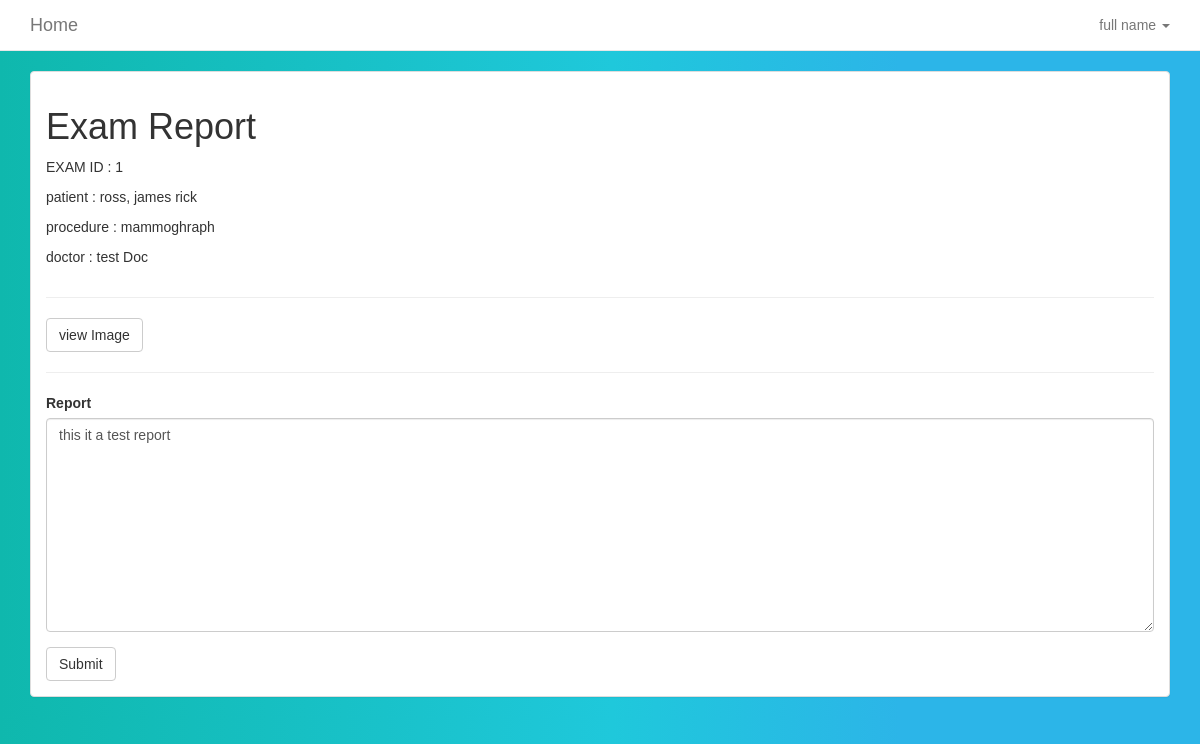
The page /editreport?exam_id=1 (signed in) on the database as committed earlier.
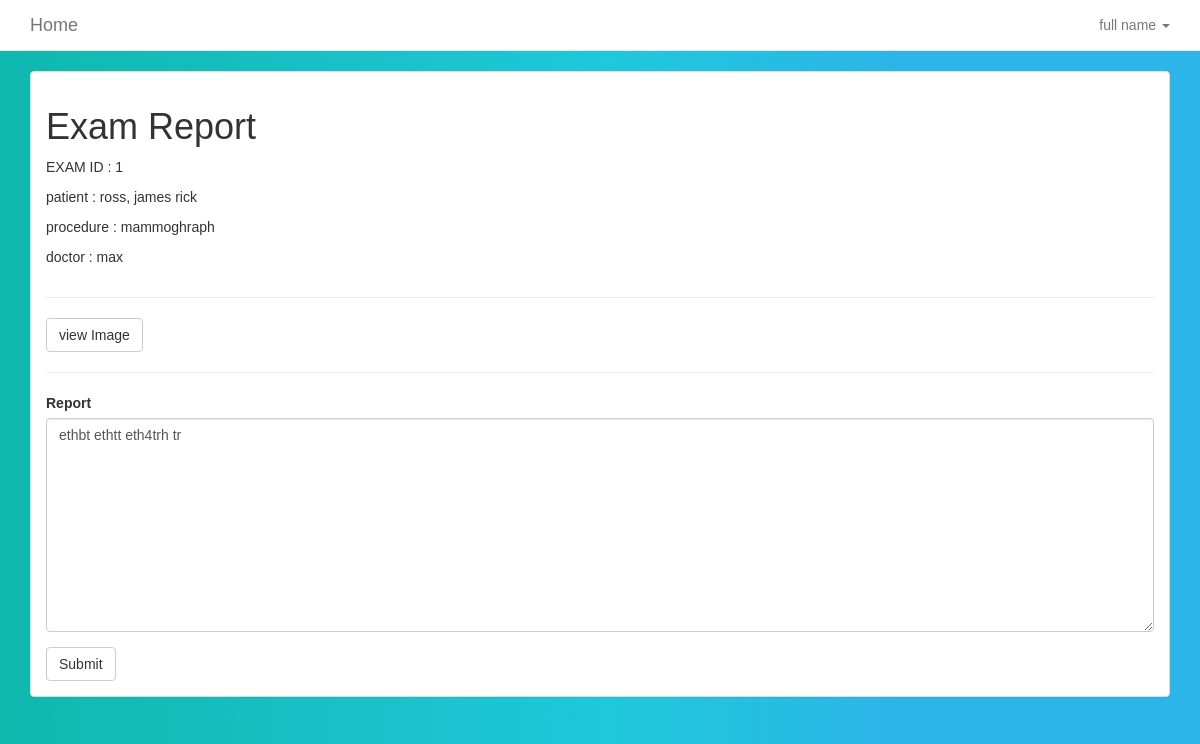
The same page on the database as committed later.
### tables this page shows
CREATE TABLE `reports` (
  `id` varchar(30) NOT NULL,
  `reviewer_id` varchar(30) NOT NULL,
  `exam_id` varchar(30) NOT NULL,
  `patient_id` varchar(30) NOT NULL,
  `report` text NOT NULL,
  `created_at` timestamp NOT NULL DEFAULT CURRENT_TIMESTAMP
);

CREATE TABLE `patient_details` (
  `patient_id` varchar(30) NOT NULL,
  `patient_name` varchar(50) NOT NULL,
  `birthday` date NOT NULL,
  `phonenumber` varchar(50) NOT NULL,
  `national_id` varchar(50) NOT NULL,
  `status` varchar(11) NOT NULL,
  `gender` varchar(10) NOT NULL,
  `created_at` timestamp NOT NULL DEFAULT CURRENT_TIMESTAMP
);

CREATE TABLE `exam_info` (
  `exam_id` varchar(30) NOT NULL,
  `performer_id` varchar(30) NOT NULL,
  `patient_id` varchar(30) NOT NULL,
  `req_physician` varchar(50) NOT NULL,
  `modality` varchar(2) NOT NULL,
  `exam_name` varchar(50) NOT NULL,
  `exam_reason` text NOT NULL,
  `receipt` varchar(20) NOT NULL,
  `amount` int(11) NOT NULL,
  `created_at` timestamp NOT NULL DEFAULT CURRENT_TIMESTAMP,
  `exam_done` tinyint(4) NOT NULL,
  `report_done` tinyint(4) NOT NULL
);

### app/conn_db.php (called while the page is built, shortened)
<?php
$conn = "";
function affected() {
    global $conn, $rows_affected;
    $rows_affected = mysqli_affected_rows($conn);
    if ($rows_affected < 1) {
        $error_sql ="No information added to or retreived from database. Try checking your parameters" . "<br>";
        error_handler($error_sql, mysqli_errno($conn), mysqli_error($conn));
        return 0;
    }
    else {
        return $rows_affected;
    }
}
function db_query($sql) {
    global $conn;
    $result = $conn->query($sql);
    if ($result == FALSE) {
        $error_sql = "Error querying db, check sql statement" . "<br>";
        error_handler($error_sql, mysqli_errno($conn), mysqli_error($conn));
    }
    else {
        return $result;
    }
}
?>

### views_user/editreport.php (the view, shortened to what this page needs)
<?php
if(isset($_GET['exam_id'])){
 $id = $_GET['exam_id'];
 $select = "SELECT * FROM exam_info INNER JOIN patient_details ON exam_info.patient_id=patient_details.patient_id INNER JOIN reports ON exam_info.exam_id=reports.exam_id where exam_info.exam_id='$id'";
$aexam = db_query($select);
$_exam = $aexam->fetch_assoc();
}
?>
    <div class="section">
      <div class="container">
           <div class="panel panel-default panel-faded">
                <div class="panel-body">
        <div class="row">
          <div class="col-md-12">
            <h1>Exam Report</h1>
          </div>
          <div class="col-md-12">
              <p>EXAM ID : <?php echo $_exam["exam_id"];?></p>
            <p>patient : <?php echo $_exam["patient_name"];?></p>
            <p>procedure : <?php echo $_exam["exam_name"];?></p>
            <p>doctor : <?php echo $_exam["req_physician"];?></p>
          </div>
          <div class="col-md-12">
            <hr>
            <div class="btn-group">
              <a href="#" class="btn btn-default">view Image</a>
            </div>
             <hr>
          </div>
          <div class="col-md-12">
            <form method="post">
              <div class="form-group">
                <label class="control-label">Report</label>
                <textarea class="form-control" name="report" rows="10"><?php echo $_exam["report"];?></textarea>
              </div>
              <button type="submit" class="btn btn-default">Submit</button>
            </form>
          </div>
        </div>
      </div>
    </div>
    </div>
    </div>

Rows that differ between the two databases and show on the page:
removed reports: exam "1", patient.patient_name "ross, james rick", exam_info.exam_name "mammoghraph", exam_info.req_physician "test Doc", report "this it a test report"
added reports: exam "1", patient.patient_name "ross, james rick", exam.exam_name "mammoghraph", exam.req_physician "max", report "ethbt ethtt eth4trh tr"
